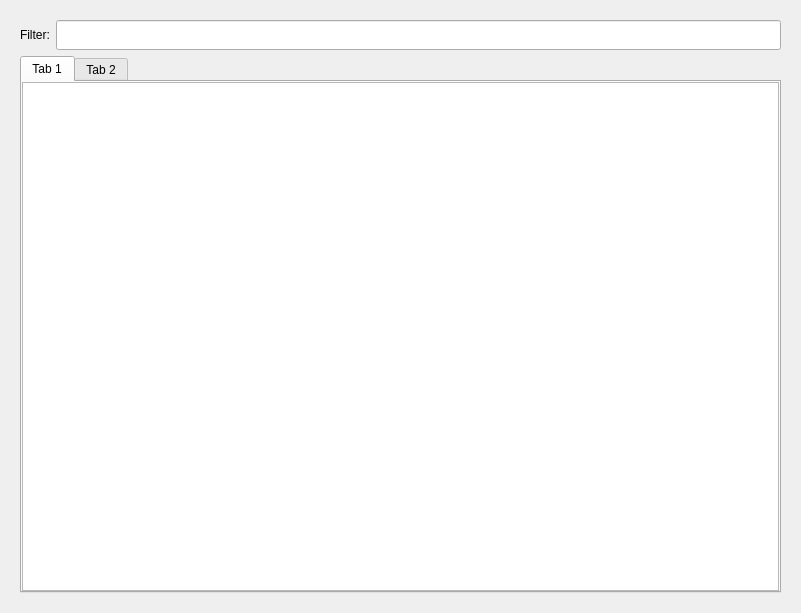
<?xml version="1.0" encoding="UTF-8"?>
<ui version="4.0">
 <class>fakom_wizard_page</class>
 <widget class="QWizardPage" name="fakom_wizard_page">
  <property name="geometry">
   <rect>
    <x>0</x>
    <y>0</y>
    <width>801</width>
    <height>613</height>
   </rect>
  </property>
  <property name="windowTitle">
   <string>WizardPage</string>
  </property>
  <layout class="QHBoxLayout" name="horizontalLayout_2">
   <item>
    <widget class="QWidget" name="result_widget" native="true">
     <property name="sizePolicy">
      <sizepolicy hsizetype="Preferred" vsizetype="Preferred">
       <horstretch>0</horstretch>
       <verstretch>7</verstretch>
      </sizepolicy>
     </property>
     <layout class="QVBoxLayout" name="verticalLayout">
      <item>
       <layout class="QHBoxLayout" name="horizontalLayout">
        <item>
         <widget class="QLabel" name="filter_label">
          <property name="minimumSize">
           <size>
            <width>0</width>
            <height>30</height>
           </size>
          </property>
          <property name="text">
           <string>Filter:</string>
          </property>
         </widget>
        </item>
        <item>
         <widget class="QLineEdit" name="filter_edit">
          <property name="minimumSize">
           <size>
            <width>35</width>
            <height>30</height>
           </size>
          </property>
         </widget>
        </item>
       </layout>
      </item>
      <item>
       <widget class="QTabWidget" name="tabWidget">
        <property name="currentIndex">
         <number>0</number>
        </property>
        <widget class="QWidget" name="result_tab">
         <attribute name="title">
          <string>Tab 1</string>
         </attribute>
         <layout class="QVBoxLayout" name="verticalLayout_3">
          <property name="spacing">
           <number>0</number>
          </property>
          <property name="leftMargin">
           <number>0</number>
          </property>
          <property name="topMargin">
           <number>0</number>
          </property>
          <property name="rightMargin">
           <number>0</number>
          </property>
          <property name="bottomMargin">
           <number>0</number>
          </property>
          <item>
           <widget class="QTreeView" name="result_tree"/>
          </item>
         </layout>
        </widget>
        <widget class="QWidget" name="unused_tab">
         <attribute name="title">
          <string>Tab 2</string>
         </attribute>
         <layout class="QVBoxLayout" name="verticalLayout_2">
          <property name="spacing">
           <number>0</number>
          </property>
          <property name="leftMargin">
           <number>0</number>
          </property>
          <property name="topMargin">
           <number>0</number>
          </property>
          <property name="rightMargin">
           <number>0</number>
          </property>
          <property name="bottomMargin">
           <number>0</number>
          </property>
          <item>
           <widget class="QTreeView" name="unused_tree"/>
          </item>
         </layout>
        </widget>
       </widget>
      </item>
     </layout>
    </widget>
   </item>
  </layout>
 </widget>
 <resources>
  <include location="res/gui_resource.qrc"/>
 </resources>
 <connections/>
</ui>
